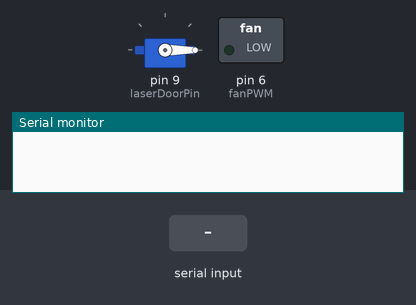
This sketch was run on a simulated Arduino Uno, built with avr-gcc and run on an emulated ATmega328P. On the bench: servo, switched loads named in the sketch (green lamp = pin HIGH), the last lines printed to the serial monitor. Inputs (shaded band) come from the test bench.

Above: at 1.2 s.
1.3 s: "$ O\n" received over Serial
At 2.26 s:
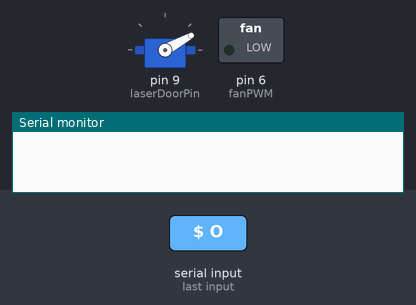
At 5.1 s:
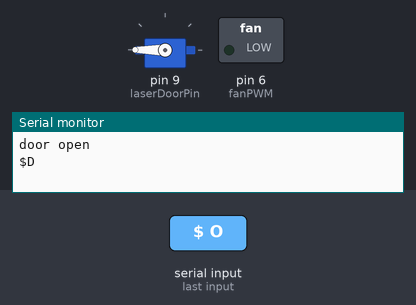
Timing chart, 0 to 6.6 s (numbered marks = the images above; inputs shaded):
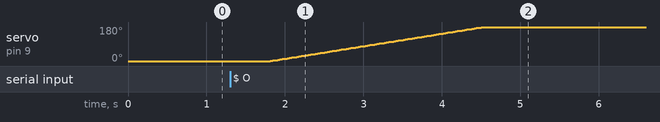

Measured:
- after the input at 1.3 s, servo on pin 9 (laserDoorPin): moves from 0° to 180° over 2.7 s, starting after 0.52 s

The sketch:

LaserDoor_Servo.ino
```cpp
#include <Servo.h>
Servo laserDoor;

#define fanPWM 6 // Pin for Controlling Fan PWM
#define laserDoorPin 9 // Laser Door Servo Pin


char messageChar;
int pos = 0;

void setup() {
  Serial.begin(115200); // serial w/ baud rate 115200
  laserDoor.attach(laserDoorPin);
  laserDoor.write(0);
}

void loop() {
  if (Serial.available() > 0){
    // Read the incoming string
    String inputString = Serial.readStringUntil('\n');

    // Extract character from string
    sscanf(inputString.c_str(), "$ %c", &messageChar);
    // Serial.println(messageChar); // for debugging if necessary
  }

  // Door Open
  if (messageChar == 'O') {
    analogWrite(fanPWM, 0);
    delay(500);
    for (pos = 0; pos <= 180; pos += 1) { // goes from 0 degrees 90 degrees in steps of 1 degree
      laserDoor.write(pos);              // tell servo to go to position in variable 'pos'
      delay(15);                       // waits 15ms for the servo to reach the position
    }
    messageChar = 'D';
    Serial.println("door open");
    Serial.println("$D");
  }

  // Door Close
  if (messageChar == 'C') {
    analogWrite(fanPWM, 127);
    delay(250);
    for (pos = 180; pos >= 0; pos -= 1) { // goes from 90 degrees to 0 degrees in steps of 1 degree
      laserDoor.write(pos);              // tell servo to go to position in variable 'pos'
      delay(15);                       // waits 15ms for the servo to reach the position
    }
    messageChar = 'D';
    Serial.println("door close");
    Serial.println("$D");
  }
}
```
